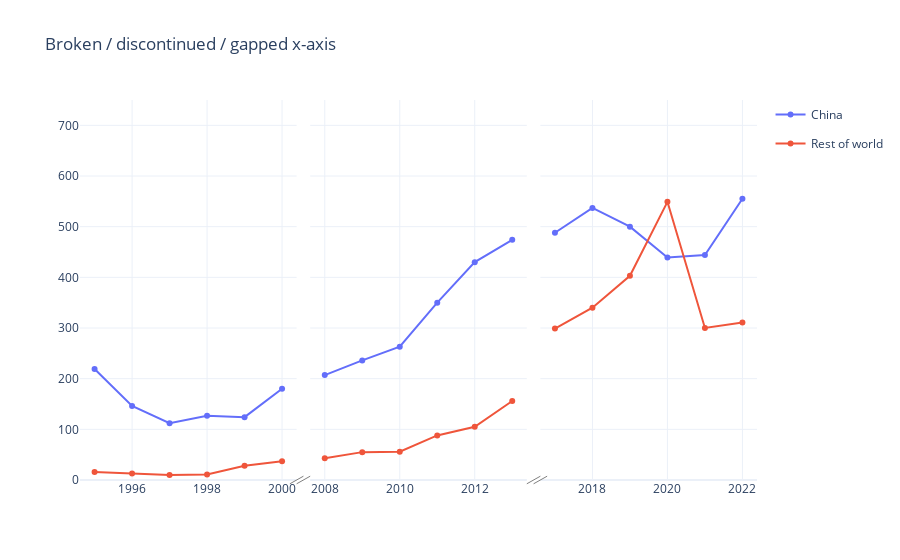

Source (notebook cell):
### Code cell
# and just a little aesthetic adjustment
# that's admittedly a bit more challenging
# to automate...
# But entirely possible =D
fig.add_shape(type="line",
    x0=0.31, y0=-0.01, x1=0.33, y1=0.01,
    line=dict(color="grey",width=1),
    xref = 'paper',
    yref = 'paper'
)

fig.add_shape(type="line",
    x0=0.32, y0=-0.01, x1=0.34, y1=0.01,
    line=dict(color="grey",width=1),
    xref = 'paper',
    yref = 'paper'
)

fig.add_shape(type="line",
    x0=0.66, y0=-0.01, x1=0.68, y1=0.01,
    line=dict(color="grey",width=1),
    xref = 'paper',
    yref = 'paper'
)

fig.add_shape(type="line",
    x0=0.67, y0=-0.01, x1=0.69, y1=0.01,
    line=dict(color="grey",width=1),
    xref = 'paper',
    yref = 'paper'
)

fig.update_layout(template='plotly_white')
fig.show()

### Figure 1 — Plotly figure (JSON) as saved in the notebook; plotly's stock layout.template omitted (floating-point values rounded to 4 significant figures)
{"data": [{"legendgroup": "China", "marker": {"color": "#636EFA"}, "name": "China", "showlegend": true, "type": "scatter", "x": [1995, 1996, 1997, 1998, 1999, 2000], "xaxis": "x", "y": [219, 146, 112, 127, 124, 180], "yaxis": "y"}, {"legendgroup": "Rest of world", "marker": {"color": "#EF553B"}, "name": "Rest of world", "showlegend": true, "type": "scatter", "x": [1995, 1996, 1997, 1998, 1999, 2000], "xaxis": "x", "y": [16, 13, 10, 11, 28, 37], "yaxis": "y"}, {"legendgroup": "China", "marker": {"color": "#636EFA"}, "name": "China", "showlegend": false, "type": "scatter", "x": [2008, 2009, 2010, 2011, 2012, 2013], "xaxis": "x2", "y": [207, 236, 263, 350, 430, 474], "yaxis": "y2"}, {"legendgroup": "Rest of world", "marker": {"color": "#EF553B"}, "name": "Rest of world", "showlegend": false, "type": "scatter", "x": [2008, 2009, 2010, 2011, 2012, 2013], "xaxis": "x2", "y": [43, 55, 56, 88, 105, 156], "yaxis": "y2"}, {"legendgroup": "China", "marker": {"color": "#636EFA"}, "name": "China", "showlegend": false, "type": "scatter", "x": [2017, 2018, 2019, 2020, 2021, 2022], "xaxis": "x3", "y": [488, 537, 500, 439, 444, 555], "yaxis": "y3"}, {"legendgroup": "Rest of world", "marker": {"color": "#EF553B"}, "name": "Rest of world", "showlegend": false, "type": "scatter", "x": [2017, 2018, 2019, 2020, 2021, 2022], "xaxis": "x3", "y": [299, 340, 403, 549, 300, 311], "yaxis": "y3"}], "layout": {"shapes": [{"line": {"color": "grey", "width": 1}, "type": "line", "x0": 0.31, "x1": 0.33, "xref": "paper", "y0": -0.01, "y1": 0.01, "yref": "paper"}, {"line": {"color": "grey", "width": 1}, "type": "line", "x0": 0.32, "x1": 0.34, "xref": "paper", "y0": -0.01, "y1": 0.01, "yref": "paper"}, {"line": {"color": "grey", "width": 1}, "type": "line", "x0": 0.66, "x1": 0.68, "xref": "paper", "y0": -0.01, "y1": 0.01, "yref": "paper"}, {"line": {"color": "grey", "width": 1}, "type": "line", "x0": 0.67, "x1": 0.69, "xref": "paper", "y0": -0.01, "y1": 0.01, "yref": "paper"}], "title": {"text": "Broken / discontinued / gapped x-axis"}, "xaxis": {"anchor": "y", "domain": [0, 0.32]}, "xaxis2": {"anchor": "y2", "domain": [0.34, 0.66]}, "xaxis3": {"anchor": "y3", "domain": [0.68, 1]}, "yaxis": {"anchor": "x", "domain": [0, 1], "range": [0, 750]}, "yaxis2": {"anchor": "x2", "domain": [0, 1], "range": [0, 750], "showticklabels": false}, "yaxis3": {"anchor": "x3", "domain": [0, 1], "range": [0, 750], "showticklabels": false}}}
